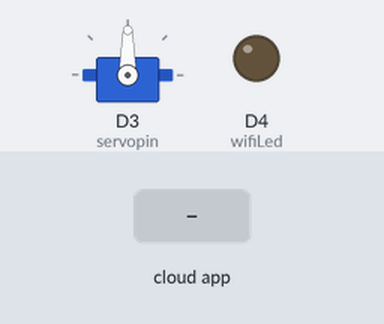
Simulated run of this sketch. Board: ESP8266 (NodeMCU). Parts: servo, output pins drawn as LEDs (lit = HIGH). Inputs (shaded band) come from the test bench. WiFi joins after 1.5 s; servers stay silent unless stated; what the sketch prints to the serial monitor is not drawn.

Above: at 2.7 s.
2.8 s: the phone or cloud app sets MotorD1Mini to 0
At 3.7 s:
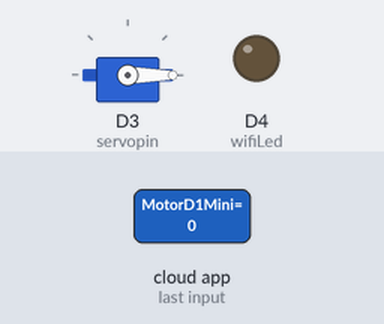
4.3 s: the phone or cloud app sets MotorD1Mini to 64
At 4.8 s:
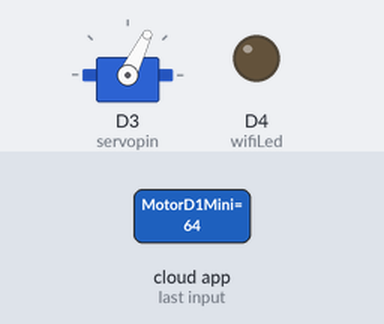
5.8 s: the phone or cloud app sets MotorD1Mini to 128
At 7.0 s:
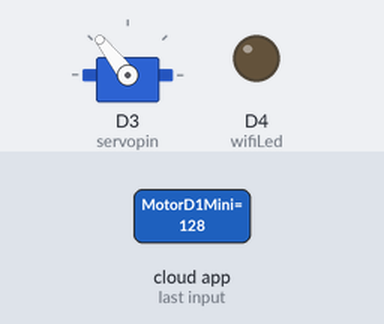
7.3 s: the phone or cloud app sets MotorD1Mini to 255
At 8.3 s:
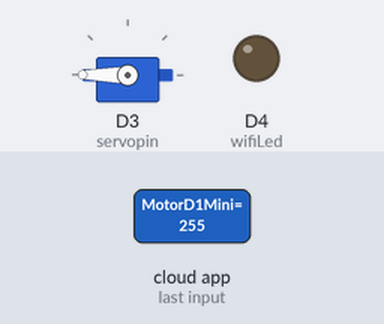
Timing chart, 0 to 9.8 s (numbered marks = the images above; inputs shaded):
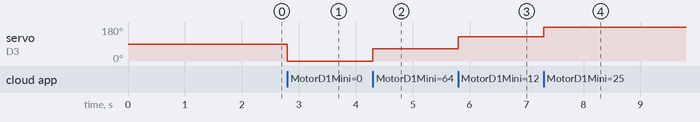

Measured:
- after the input at 2.8 s, servo on D3 (servopin): 90° → 0° at once
- after the input at 4.3 s, servo on D3 (servopin): 0° → 64° at once
- after the input at 5.8 s, servo on D3 (servopin): 64° → 128° at once
- after the input at 7.3 s, servo on D3 (servopin): 128° → 180° at once

The sketch:

Kombination.ino
```cpp
#ifdef ARDUINO_ARCH_ESP32
#include <WiFi.h>
#else
#include <ESP8266WiFi.h>
#endif
#include <Espalexa.h>

// define the GPIO connected with Relays and switches
#include <Servo.h>
Servo servoblau;

#define wifiLed   LED_BUILTIN   //D0
#define delay2 1000
#define servopin D3

//int toggleState_1 = 0; //Define integer to remember the toggle state for relay 1

// prototypes
boolean connectWifi();

//callback functions
void firstLightChanged(uint8_t brightness);

// WiFi Credentials
const char* ssid = "Starlink";
const char* password = "JaJoLaKa122";

// device names
String Device_1_Name = "MotorD1Mini";

boolean wifiConnected = false;

Espalexa espalexa;

//our callback functions
void firstLightChanged(uint8_t brightness)
{
  servoblau.write(brightness);
  Serial.println(brightness);
  //Control the device
  //if (brightness == 255)
  //  {
  //    digitalWrite(RelayPin1, LOW);
  //    Serial.println("Device1 ON");
  //    toggleState_1 = 1;
  //  }
  //else
  //{
  //  digitalWrite(RelayPin1, HIGH);
  //  Serial.println("Device1 OFF");
  //  toggleState_1 = 0;
  //}
}

// connect to wifi – returns true if successful or false if not
boolean connectWifi()
{
  boolean state = true;
  int i = 0;

  WiFi.mode(WIFI_STA);
  WiFi.begin(ssid, password);
  Serial.println("");
  Serial.println("Connecting to WiFi");

  // Wait for connection
  Serial.print("Connecting...");
  while (WiFi.status() != WL_CONNECTED) {
    delay(500);
    Serial.print(".");
    if (i > 20) {
      state = false; break;
    }
    i++;
  }
  Serial.println("");
  if (state) {
    Serial.print("Connected to ");
    Serial.println(ssid);
    Serial.print("IP address: ");
    Serial.println(WiFi.localIP());
  }
  else {
    Serial.println("Connection failed.");
  }
  return state;
}

void addDevices(){
  // Define your devices here.
  espalexa.addDevice(Device_1_Name, firstLightChanged); //simplest definition, default state off

  espalexa.begin();
}


void setup()
{
  Serial.begin(115200);

  servoblau.attach(servopin);

  pinMode(wifiLed, OUTPUT);

  // Initialise wifi connection
  wifiConnected = connectWifi();

  if (wifiConnected)
  {
    addDevices();
  }
  else
  {
    Serial.println("Cannot connect to WiFi. So in Manual Mode");
    delay(1000);
  }
}

void loop()
{
   if (WiFi.status() != WL_CONNECTED)
  {
    Serial.print("WiFi Not Connected ");
    Serial.println(wifiConnected);
    digitalWrite(wifiLed, HIGH); //Turn off WiFi LED
  }
  else
  {
    //Serial.print("WiFi Connected  ");
    //Serial.println(wifiConnected);
    digitalWrite(wifiLed, LOW);

    //WiFi Control
    if (wifiConnected){
      espalexa.loop();
      delay(1);
    }
    else {
      wifiConnected = connectWifi(); // Initialise wifi connection
      if(wifiConnected){
      addDevices();
      }
    }
  }
}
```
